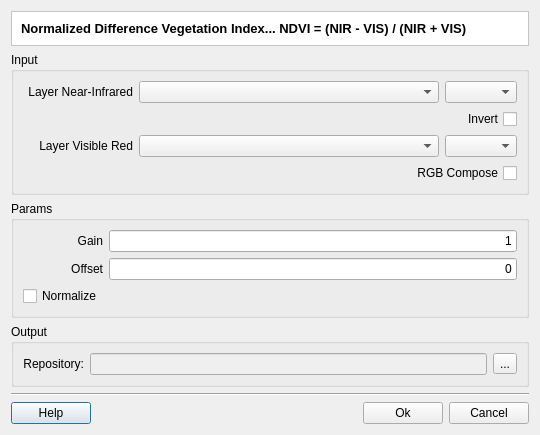
<?xml version="1.0" encoding="UTF-8"?>
<ui version="4.0">
 <class>NDVIDialogForm</class>
 <widget class="QDialog" name="NDVIDialogForm">
  <property name="geometry">
   <rect>
    <x>0</x>
    <y>0</y>
    <width>535</width>
    <height>408</height>
   </rect>
  </property>
  <property name="windowTitle">
   <string>NDVI</string>
  </property>
  <layout class="QGridLayout" name="gridLayout_14">
   <property name="sizeConstraint">
    <enum>QLayout::SetFixedSize</enum>
   </property>
   <item row="0" column="0">
    <layout class="QGridLayout" name="gridLayout_13">
     <item row="0" column="0">
      <widget class="QFrame" name="frame">
       <property name="styleSheet">
        <string notr="true">QWidget { background: white }</string>
       </property>
       <property name="frameShape">
        <enum>QFrame::StyledPanel</enum>
       </property>
       <property name="frameShadow">
        <enum>QFrame::Sunken</enum>
       </property>
       <layout class="QGridLayout" name="gridLayout_6">
        <item row="0" column="0">
         <widget class="QLabel" name="m_titleLabel">
          <property name="font">
           <font>
            <pointsize>10</pointsize>
            <weight>75</weight>
            <bold>true</bold>
           </font>
          </property>
          <property name="text">
           <string>Normalized Difference Vegetation Index... NDVI = (NIR - VIS) / (NIR + VIS)</string>
          </property>
         </widget>
        </item>
       </layout>
      </widget>
     </item>
     <item row="1" column="0">
      <widget class="QGroupBox" name="groupBox">
       <property name="title">
        <string>Input</string>
       </property>
       <property name="flat">
        <bool>true</bool>
       </property>
       <layout class="QGridLayout" name="gridLayout_12">
        <item row="0" column="0">
         <layout class="QGridLayout" name="gridLayout_9">
          <item row="0" column="0">
           <layout class="QGridLayout" name="gridLayout_4">
            <item row="0" column="0">
             <widget class="QLabel" name="label">
              <property name="minimumSize">
               <size>
                <width>110</width>
                <height>0</height>
               </size>
              </property>
              <property name="text">
               <string>Layer Near-Infrared</string>
              </property>
              <property name="alignment">
               <set>Qt::AlignRight|Qt::AlignTrailing|Qt::AlignVCenter</set>
              </property>
             </widget>
            </item>
            <item row="0" column="1">
             <widget class="QComboBox" name="m_nirLayerComboBox">
              <property name="sizePolicy">
               <sizepolicy hsizetype="MinimumExpanding" vsizetype="Fixed">
                <horstretch>0</horstretch>
                <verstretch>0</verstretch>
               </sizepolicy>
              </property>
              <property name="minimumSize">
               <size>
                <width>300</width>
                <height>0</height>
               </size>
              </property>
             </widget>
            </item>
            <item row="0" column="2">
             <widget class="QComboBox" name="m_nirBandComboBox"/>
            </item>
           </layout>
          </item>
          <item row="1" column="0">
           <widget class="QCheckBox" name="m_invertCheckBox">
            <property name="layoutDirection">
             <enum>Qt::RightToLeft</enum>
            </property>
            <property name="text">
             <string>Invert</string>
            </property>
           </widget>
          </item>
          <item row="2" column="0">
           <layout class="QGridLayout" name="gridLayout_3">
            <item row="0" column="0">
             <widget class="QLabel" name="label_2">
              <property name="minimumSize">
               <size>
                <width>110</width>
                <height>0</height>
               </size>
              </property>
              <property name="text">
               <string>Layer Visible Red</string>
              </property>
              <property name="alignment">
               <set>Qt::AlignRight|Qt::AlignTrailing|Qt::AlignVCenter</set>
              </property>
             </widget>
            </item>
            <item row="0" column="1">
             <widget class="QComboBox" name="m_visLayerComboBox">
              <property name="sizePolicy">
               <sizepolicy hsizetype="MinimumExpanding" vsizetype="Fixed">
                <horstretch>0</horstretch>
                <verstretch>0</verstretch>
               </sizepolicy>
              </property>
              <property name="minimumSize">
               <size>
                <width>300</width>
                <height>0</height>
               </size>
              </property>
             </widget>
            </item>
            <item row="0" column="2">
             <widget class="QComboBox" name="m_visBandComboBox"/>
            </item>
           </layout>
          </item>
          <item row="3" column="0">
           <widget class="QCheckBox" name="m_rgbComposeCheckBox">
            <property name="layoutDirection">
             <enum>Qt::RightToLeft</enum>
            </property>
            <property name="text">
             <string>RGB Compose</string>
            </property>
           </widget>
          </item>
         </layout>
        </item>
       </layout>
      </widget>
     </item>
     <item row="2" column="0">
      <widget class="QGroupBox" name="groupBox_3">
       <property name="title">
        <string>Params</string>
       </property>
       <property name="flat">
        <bool>true</bool>
       </property>
       <layout class="QGridLayout" name="gridLayout_11">
        <item row="0" column="0">
         <layout class="QGridLayout" name="gridLayout_10">
          <item row="0" column="0">
           <layout class="QGridLayout" name="gridLayout">
            <item row="0" column="0">
             <widget class="QLabel" name="label_5">
              <property name="minimumSize">
               <size>
                <width>80</width>
                <height>0</height>
               </size>
              </property>
              <property name="text">
               <string>Gain</string>
              </property>
              <property name="alignment">
               <set>Qt::AlignRight|Qt::AlignTrailing|Qt::AlignVCenter</set>
              </property>
             </widget>
            </item>
            <item row="0" column="1">
             <widget class="QLineEdit" name="m_gainLineEdit">
              <property name="text">
               <string>1</string>
              </property>
              <property name="alignment">
               <set>Qt::AlignRight|Qt::AlignTrailing|Qt::AlignVCenter</set>
              </property>
             </widget>
            </item>
           </layout>
          </item>
          <item row="1" column="0">
           <layout class="QGridLayout" name="gridLayout_2">
            <item row="0" column="0">
             <widget class="QLabel" name="label_7">
              <property name="minimumSize">
               <size>
                <width>80</width>
                <height>0</height>
               </size>
              </property>
              <property name="text">
               <string>Offset</string>
              </property>
              <property name="alignment">
               <set>Qt::AlignRight|Qt::AlignTrailing|Qt::AlignVCenter</set>
              </property>
             </widget>
            </item>
            <item row="0" column="1">
             <widget class="QLineEdit" name="m_offsetLineEdit">
              <property name="inputMask">
               <string/>
              </property>
              <property name="text">
               <string>0</string>
              </property>
              <property name="alignment">
               <set>Qt::AlignRight|Qt::AlignTrailing|Qt::AlignVCenter</set>
              </property>
             </widget>
            </item>
           </layout>
          </item>
          <item row="2" column="0">
           <widget class="QCheckBox" name="m_normalizeCheckBox">
            <property name="text">
             <string>Normalize</string>
            </property>
           </widget>
          </item>
         </layout>
        </item>
       </layout>
      </widget>
     </item>
     <item row="3" column="0">
      <widget class="QGroupBox" name="groupBox_2">
       <property name="sizePolicy">
        <sizepolicy hsizetype="Preferred" vsizetype="Preferred">
         <horstretch>0</horstretch>
         <verstretch>0</verstretch>
        </sizepolicy>
       </property>
       <property name="title">
        <string>Output</string>
       </property>
       <property name="flat">
        <bool>true</bool>
       </property>
       <layout class="QGridLayout" name="gridLayout_8">
        <item row="0" column="0">
         <layout class="QGridLayout" name="gridLayout_7">
          <item row="0" column="0">
           <widget class="QLabel" name="label_6">
            <property name="text">
             <string>Repository:</string>
            </property>
            <property name="alignment">
             <set>Qt::AlignRight|Qt::AlignTrailing|Qt::AlignVCenter</set>
            </property>
           </widget>
          </item>
          <item row="0" column="1">
           <widget class="QLineEdit" name="m_repositoryLineEdit">
            <property name="enabled">
             <bool>false</bool>
            </property>
           </widget>
          </item>
          <item row="0" column="2">
           <widget class="QToolButton" name="m_targetFileToolButton">
            <property name="minimumSize">
             <size>
              <width>0</width>
              <height>0</height>
             </size>
            </property>
            <property name="text">
             <string>...</string>
            </property>
           </widget>
          </item>
         </layout>
        </item>
       </layout>
      </widget>
     </item>
     <item row="4" column="0">
      <layout class="QGridLayout" name="gridLayout_5">
       <item row="0" column="0" colspan="4">
        <widget class="Line" name="line">
         <property name="orientation">
          <enum>Qt::Horizontal</enum>
         </property>
        </widget>
       </item>
       <item row="1" column="0">
        <widget class="QPushButton" name="m_helpPushButton">
         <property name="text">
          <string>Help</string>
         </property>
        </widget>
       </item>
       <item row="1" column="1">
        <spacer name="horizontalSpacer">
         <property name="orientation">
          <enum>Qt::Horizontal</enum>
         </property>
         <property name="sizeHint" stdset="0">
          <size>
           <width>40</width>
           <height>20</height>
          </size>
         </property>
        </spacer>
       </item>
       <item row="1" column="2">
        <widget class="QPushButton" name="m_okPushButton">
         <property name="text">
          <string>Ok</string>
         </property>
        </widget>
       </item>
       <item row="1" column="3">
        <widget class="QPushButton" name="m_cancelPushButton">
         <property name="text">
          <string>Cancel</string>
         </property>
        </widget>
       </item>
      </layout>
     </item>
    </layout>
   </item>
  </layout>
  <zorder></zorder>
 </widget>
 <tabstops>
  <tabstop>m_nirLayerComboBox</tabstop>
  <tabstop>m_nirBandComboBox</tabstop>
  <tabstop>m_invertCheckBox</tabstop>
  <tabstop>m_visLayerComboBox</tabstop>
  <tabstop>m_visBandComboBox</tabstop>
  <tabstop>m_rgbComposeCheckBox</tabstop>
  <tabstop>m_gainLineEdit</tabstop>
  <tabstop>m_offsetLineEdit</tabstop>
  <tabstop>m_normalizeCheckBox</tabstop>
  <tabstop>m_repositoryLineEdit</tabstop>
  <tabstop>m_targetFileToolButton</tabstop>
  <tabstop>m_okPushButton</tabstop>
  <tabstop>m_cancelPushButton</tabstop>
  <tabstop>m_helpPushButton</tabstop>
 </tabstops>
 <resources/>
 <connections>
  <connection>
   <sender>m_cancelPushButton</sender>
   <signal>clicked()</signal>
   <receiver>NDVIDialogForm</receiver>
   <slot>reject()</slot>
   <hints>
    <hint type="sourcelabel">
     <x>523</x>
     <y>396</y>
    </hint>
    <hint type="destinationlabel">
     <x>432</x>
     <y>406</y>
    </hint>
   </hints>
  </connection>
  <connection>
   <sender>m_rgbComposeCheckBox</sender>
   <signal>toggled(bool)</signal>
   <receiver>m_visBandComboBox</receiver>
   <slot>setDisabled(bool)</slot>
   <hints>
    <hint type="sourcelabel">
     <x>481</x>
     <y>164</y>
    </hint>
    <hint type="destinationlabel">
     <x>469</x>
     <y>144</y>
    </hint>
   </hints>
  </connection>
  <connection>
   <sender>m_rgbComposeCheckBox</sender>
   <signal>toggled(bool)</signal>
   <receiver>m_visLayerComboBox</receiver>
   <slot>setDisabled(bool)</slot>
   <hints>
    <hint type="sourcelabel">
     <x>492</x>
     <y>166</y>
    </hint>
    <hint type="destinationlabel">
     <x>400</x>
     <y>140</y>
    </hint>
   </hints>
  </connection>
 </connections>
</ui>
